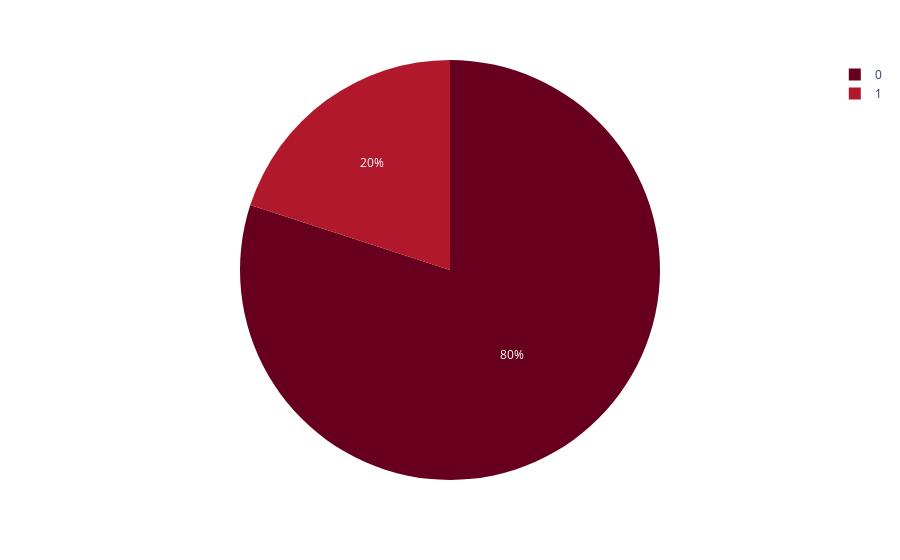

Here is the notebook cell this chart was saved with:
### Code cell
print("*"*100)
print(df['Class'].value_counts())
print("*"*100)
fig = px.pie(df, values='Entries', names='Class', color_discrete_sequence=px.colors.sequential.RdBu)
fig.show()
print("*"*120)
print("Findings:\nAfter conversion now we have class imbalance issue we will handle this later in the preprocessing stage")
print("*"*120)

### Figure 1 — Plotly figure (JSON) as saved in the notebook; plotly's stock layout.template omitted (floating-point values rounded to 4 significant figures; data arrays with more than 128 entries replaced by an {"elided": "..."} marker saying what was removed)
{"data": [{"domain": {"x": [0, 1], "y": [0, 1]}, "hoverlabel": {"namelength": 0}, "hovertemplate": "Class=%{label}<br>Entries=%{value}", "labels": {"elided": "11500 int values"}, "legendgroup": "", "name": "", "showlegend": true, "type": "pie", "values": {"elided": "11500 int values"}}], "layout": {"legend": {"tracegroupgap": 0}, "margin": {"t": 60}, "piecolorway": ["rgb(103,0,31)", "rgb(178,24,43)", "rgb(214,96,77)", "rgb(244,165,130)", "rgb(253,219,199)", "rgb(247,247,247)", "rgb(209,229,240)", "rgb(146,197,222)", "rgb(67,147,195)", "rgb(33,102,172)", "rgb(5,48,97)"]}}
